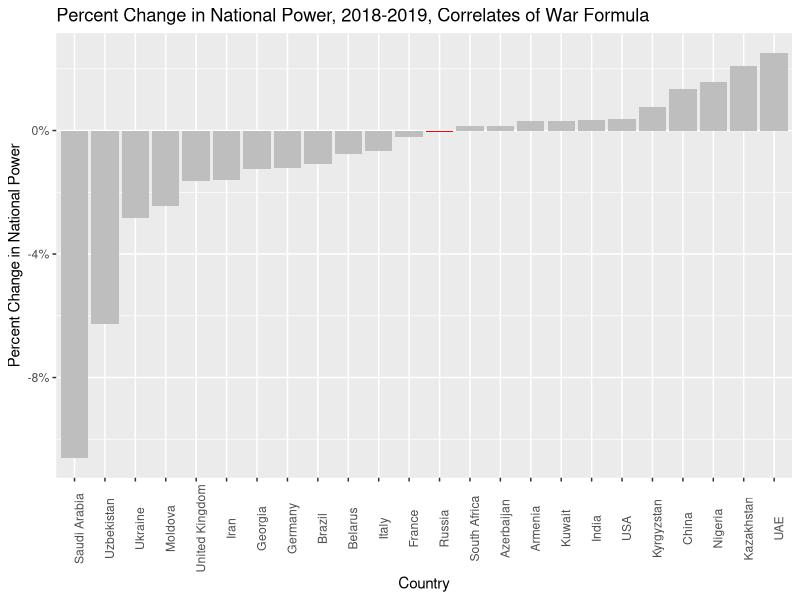
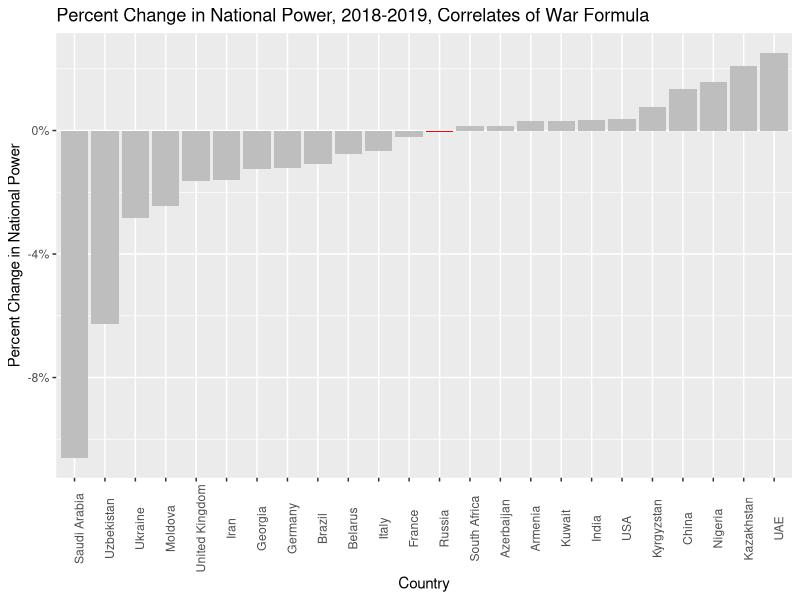

Write the R code that produced these figures, in order.
## ---- chunk 1
knitr::opts_chunk$set(echo = FALSE)
library(tidyverse)
library(readxl)
## ---- chunk 2
correlates <- read_xlsx("raw-data/correlates_of_war.xlsx")

correlates <- correlates %>% 
  arrange(change) %>%
  mutate(ToHighlight = ifelse(Country == "Russia", "yes", "no" ))
## ---- chunk 3
corr <- ggplot(correlates, aes(x = reorder(Country, change), y = change, fill = ToHighlight)) +
  geom_col() +
  theme(axis.text.x = element_text(angle = 90)) +
  labs(x = "Country",
       y = "Percent Change in National Power",
       title = "Percent Change in National Power, 2018-2019, Correlates of War Formula") +
  scale_fill_manual(values = c("yes" = "red", "no" = "gray"), guide = FALSE ) +
  scale_y_continuous(labels = scales::percent)
corr

ggsave("corr.png")
